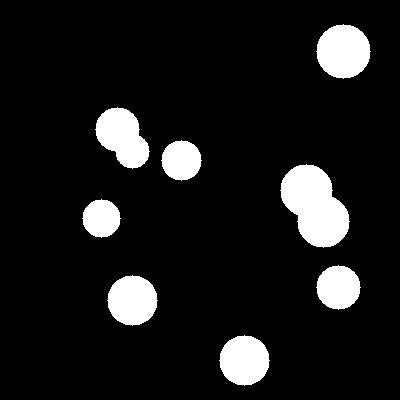
#> input picture session6/morphological operation image.jpg, 400 x 400 px
$ jupyter execute 'morphological and contouring.ipynb'
#> lines starting #> are read from the running program, lines starting #| are printed output that depends on the picture; after the words box and inside, x2 and y2 are one past the last pixel; in counts of white or black regions, pixels touching at a corner belong together
# **Morphological operations**

[cell 1]
import cv2 as cv
import matplotlib.pyplot as plt
from cv2 import morphologyEx , erode , dilate , MORPH_OPEN , MORPH_CLOSE
import numpy as np

[cell 2]
image = cv.imread("morphological operation image.jpg")
#> image is the input picture: shape (400, 400, 3); min 0, max 255, mean 25.7
gray = cv.cvtColor(image , cv.COLOR_BGR2GRAY)

### **i want to check first that the image 100% binary**
why ? -> easy for detecting the noise and see the effect of morphological operations

[cell 3]
_, binary = cv.threshold(image, 127, 255, cv.THRESH_BINARY)
#> binary: shape (400, 400, 3); 10.1% white; 8 white regions, largest, box (x1, y1, x2, y2) and area: (280, 164, 350, 248) 3804, (316, 24, 371, 79) 2289, (95, 107, 150, 169) 2181

[cell 4]
plt.imshow(binary)
plt.axis('off')
plt.show()

[cell 5]
#modifting the image
kernal =  np.ones((3 ,3) , np.uint8)
img_erosion = cv.erode(binary ,  kernal  , iterations= 3)
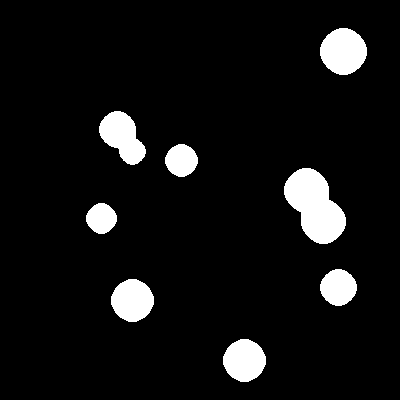
#> img_erosion: shape (400, 400, 3); 7.2% white; 8 white regions, largest, box (x1, y1, x2, y2) and area: (284, 168, 346, 244) 2934, (320, 28, 367, 75) 1685, (99, 111, 146, 165) 1534
img_dilated = cv.dilate(binary ,kernal)
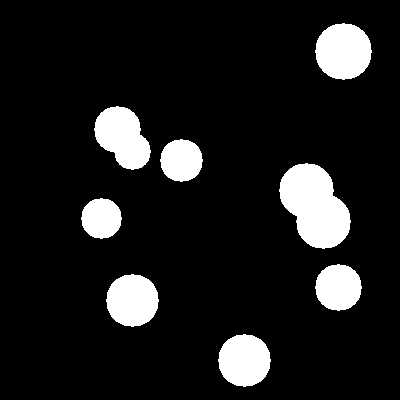
#> img_dilated: shape (400, 400, 3); 11.1% white; 8 white regions, largest, box (x1, y1, x2, y2) and area: (279, 163, 351, 249) 4120, (315, 23, 372, 80) 2513, (94, 106, 151, 170) 2421
img_opening = cv.morphologyEx(binary  , cv.MORPH_OPEN , kernal)
#> img_opening: shape (400, 400, 3); 10% white; 8 white regions, largest, box (x1, y1, x2, y2) and area: (281, 165, 349, 247) 3798, (317, 25, 370, 78) 2285, (96, 108, 149, 168) 2176
img_closing = cv.morphologyEx(binary , cv.MORPH_CLOSE , kernal)

[cell 6]
plt.figure(figsize=(18 , 10))
plt.subplot(1 , 2 , 1)
plt.imshow(img_erosion)
plt.axis('off')
plt.title('EROSION')

plt.subplot(1 , 2 , 2)
plt.imshow(img_dilated)
plt.axis('off')
plt.title('DILATION')

plt.show()
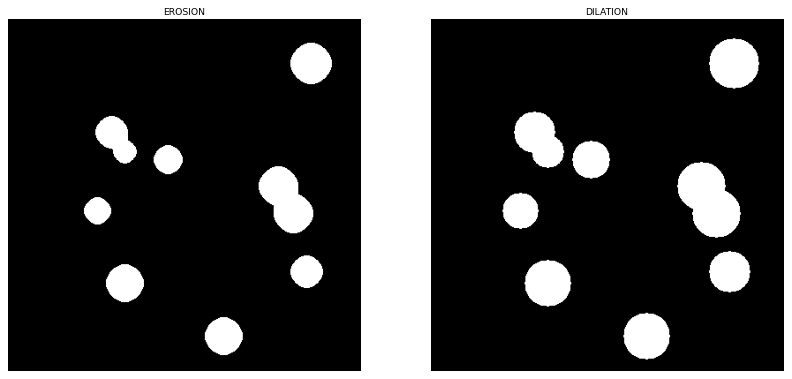
#> figure drawn by matplotlib, 2 panels

[cell 7]
plt.figure(figsize=(18 , 10))
plt.subplot(1 , 2 , 1)
plt.imshow(img_opening)
plt.axis('off')
plt.title('OPENING')

plt.subplot(1 , 2 , 2)
plt.imshow(img_closing)
plt.axis('off')
plt.title('CLOSING')
plt.show()
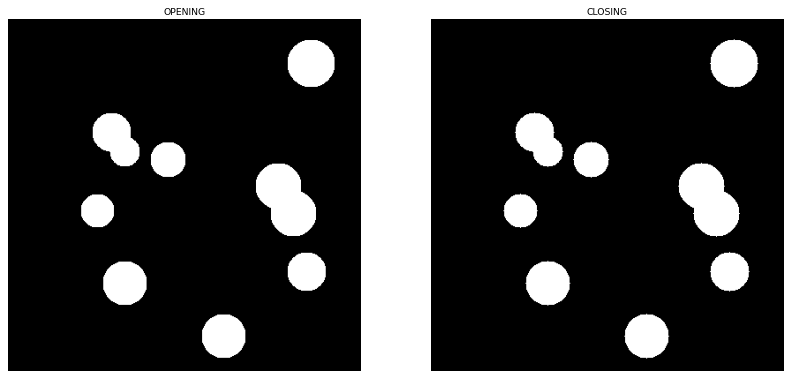
#> figure drawn by matplotlib, 2 panels

# **Countouring**

[cell 8]
# from my point of view i see that the cleanest version is the opening (erosion then dilation)
cleaned_image= img_erosion.copy()
gray_image = cv.cvtColor(cleaned_image, cv.COLOR_BGR2GRAY)
#> gray_image: shape (400, 400); 7.2% white; 8 white regions

[cell 9]
contours, _ = cv.findContours(gray_image ,  cv.RETR_EXTERNAL, cv.CHAIN_APPROX_SIMPLE)
#> contours = 8 contours; box (x1, y1, x2, y2) and area: (284, 168, 346, 244) 2839, (320, 28, 367, 75) 1620, (99, 111, 146, 165) 1464, (223, 339, 266, 382) 1346, (111, 279, 154, 322) 1346, (320, 269, 357, 306) 982, (165, 144, 198, 177) 776, (86, 203, 117, 234) 676

[cell 10]
print(f"Found {len(contours)} contours")
#| Found 8 contours
